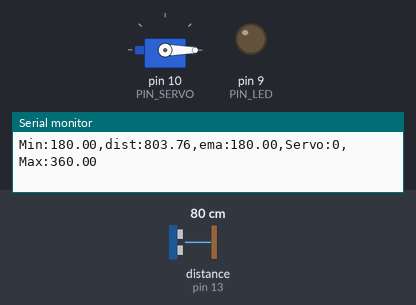
Recording of a sketch running on a simulated Arduino Uno, built with avr-gcc and run on an emulated ATmega328P. Parts: servo, output pins drawn as LEDs (lit = HIGH), the last lines printed to the serial monitor. Wiring (inferred from the names in the program): ultrasonic range finder: trigger pin 12; echo pin 13. The test bench sets the inputs (shaded band); at power-on: distance to the obstacle (sensor on pin 13) 80 cm. The echo pulse lasts 58.3 µs per cm; pins used as bus, display or sensor lines are not drawn.

Above: at 1.2 s.
1.3 s: distance to the obstacle (sensor on pin 13) set to 39 cm
2.8 s: distance to the obstacle (sensor on pin 13) set to 36 cm
At 3.3 s:
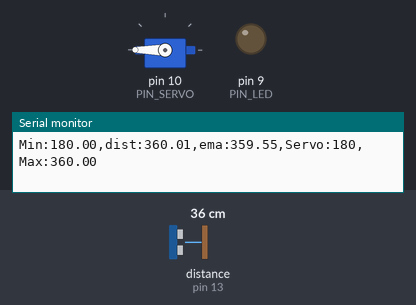
4.5 s: distance to the obstacle (sensor on pin 13) set to 18 cm
At 4.65 s:
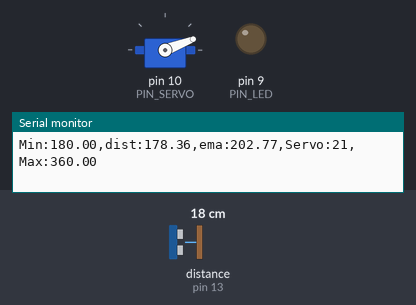
Timing chart, 0 to 7.5 s (numbered marks = the images above; inputs shaded):
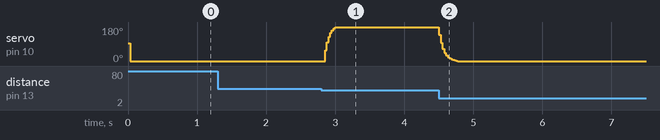

Measured:
- the behaviour switches between 37 and 36 cm on distance to the obstacle (sensor on pin 13) (found by bisection; images 0 and 1)
- after the input at 2.8 s, servo on pin 10 (PIN_SERVO): 0° → 180° after 0.05 s
- after the input at 4.5 s, servo on pin 10 (PIN_SERVO): moves from 180° to 0° over 0.28 s, starting at once

The sketch:

11_arduino.ino
```cpp
#include <Servo.h>

// Arduino pin assignment
#define PIN_LED   9   // LED active-low
#define PIN_TRIG  12  // sonar sensor TRIGGER
#define PIN_ECHO  13  // sonar sensor ECHO
#define PIN_SERVO 10  // servo motor

// configurable parameters for sonar
#define SND_VEL 346.0     // sound velocity at 24 celsius degree (unit: m/sec)
#define INTERVAL 25      // sampling interval (unit: msec)
#define PULSE_DURATION 10 // ultra-sound Pulse Duration (unit: usec)
#define _DIST_MIN 180.0   // minimum distance to be measured (unit: mm)
#define _DIST_MAX 360.0   // maximum distance to be measured (unit: mm)

#define TIMEOUT ((INTERVAL / 2) * 1000.0) // maximum echo waiting time (unit: usec)
#define SCALE (0.001 * 0.5 * SND_VEL) // coefficent to convert duration to distance

#define _EMA_ALPHA 0.3    // EMA weight of new sample (range: 0 to 1)
                          // Setting EMA to 1 effectively disables EMA filter.

// Target Distance
#define _TARGET_LOW  250.0
#define _TARGET_HIGH 290.0

// duty duration for myservo.writeMicroseconds()
// NEEDS TUNING (servo by servo)

#define _DUTY_MIN 500 // servo full clockwise position (0 degree)
#define _DUTY_NEU 1500 // servo neutral position (90 degree)
#define _DUTY_MAX 2600 // servo full counterclockwise position (180 degree)

// global variables
float  dist_ema, dist_prev = _DIST_MAX; // unit: mm
unsigned long last_sampling_time;       // unit: ms

Servo myservo;

void setup() {
  // initialize GPIO pins
  pinMode(PIN_LED, OUTPUT);
  pinMode(PIN_TRIG, OUTPUT);    // sonar TRIGGER
  pinMode(PIN_ECHO, INPUT);     // sonar ECHO
  digitalWrite(PIN_TRIG, LOW);  // turn-off Sonar

  myservo.attach(PIN_SERVO);
  myservo.writeMicroseconds(_DUTY_NEU);

  // initialize USS related variables
  dist_prev = _DIST_MIN; // raw distance output from USS (unit: mm)

  // initialize serial port
  Serial.begin(57600);
}

void loop() {
  float  dist_raw, dist_filtered;

  if (millis() < last_sampling_time + INTERVAL)
    return;

  dist_raw = USS_measure(PIN_TRIG, PIN_ECHO);

  if ((dist_raw == 0.0) || (dist_raw > _DIST_MAX)) {
      dist_filtered = dist_prev;
  } else if (dist_raw < _DIST_MIN) {
      dist_filtered = dist_prev;
  } else {    // In desired Range
      dist_filtered = dist_raw;
      dist_prev = dist_raw;
  }

  dist_ema = _EMA_ALPHA * dist_filtered + (1 - _EMA_ALPHA) * dist_ema;

  int angle;
  if (dist_ema <= _DIST_MIN) {
    angle = 0;
  } else if (dist_ema >= _DIST_MAX) {
    angle = 180;
  } else {
    angle = (int)((dist_ema - _DIST_MIN) * 180.0 / (_DIST_MAX - _DIST_MIN));
  }


  int duty = map(angle, 0, 180, _DUTY_MIN, _DUTY_MAX);
  myservo.writeMicroseconds(duty);


  // output the distance to the serial port
  Serial.print("Min:"); Serial.print(_DIST_MIN);
  Serial.print(",dist:"); Serial.print(dist_raw);
  Serial.print(",ema:"); Serial.print(dist_ema);
  Serial.print(",Servo:"); Serial.print(myservo.read());
  Serial.print(",Max:"); Serial.print(_DIST_MAX);
  Serial.println("");
  // update last sampling time
  last_sampling_time += INTERVAL;
}

// get a distance reading from USS. return value is in millimeter.
float USS_measure(int TRIG, int ECHO)
{
  digitalWrite(TRIG, HIGH);
  delayMicroseconds(PULSE_DURATION);
  digitalWrite(TRIG, LOW);

  return pulseIn(ECHO, HIGH, TIMEOUT) * SCALE; // unit: mm
}
```
